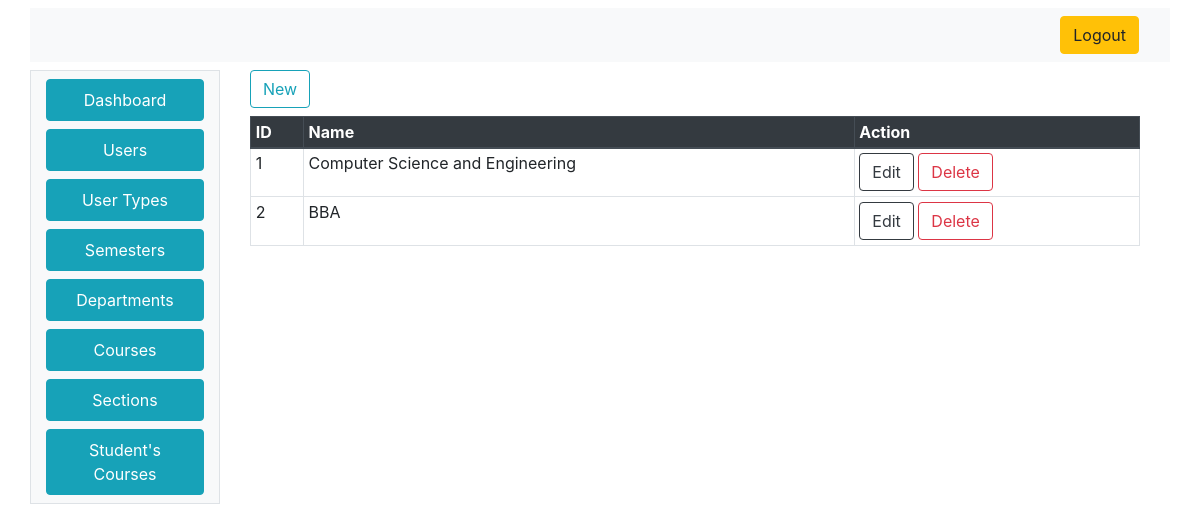
The app's page /admin/departments.php with its own data.
### tables this page shows
CREATE TABLE `department` (
  `DepartmentID` int(11) NOT NULL,
  `DepartmentName` varchar(250) NOT NULL
);

### index_model.php (called while the page is built, shortened)
<?php
class IndexModel
{
	public $con;
	public function IndexModel()
	{
		$this->host = "localhost:3306";
		$this->user = "root";
		$this->pass = "";
		$this->dbname = "ams";
		$this->con =  new mysqli($this->host, $this->user, $this->pass, $this->dbname);
	}
	public function getAllDepartmentsInfo()
	{
		$q = "SELECT * FROM department";
		$r = mysqli_query($this->con, $q);
		if ($r == false) {
			return 0;
		} else {
			return $r;
		}
	}
}

### admin/departments.php (the view, shortened to what this page needs)
<html>
<head>
  <link rel="stylesheet" href="css.css">
  <link rel="stylesheet" href="https://stackpath.bootstrapcdn.com/bootstrap/4.4.1/css/bootstrap.min.css">
</head>
<body>
  <div class="container mt-2">
    <div class="row">
      <div class="col-12 mb-2 bg-light">
        <nav class="navbar navbar-expand-lg navbar-light bg-light justify-content-end">
          <a class="btn btn-warning ml-2" href="../logout.php"><i class="fa fa-sign-out" aria-hidden="true"></i>
            Logout
          </a>
        </nav>
      </div>
      <div class="col-2 bg-light border">
        <nav class=" d-none d-md-block bg-light sidebar">
          <?php
          require_once('sidebar.php');
          ?>
        </nav>
      </div>
      <div class="col-10 bg-transparent">
        <div class="container-fluid container-responsive">
          <a href="new_department.php" class="btn btn-outline-info mb-2"> New</a>
          <div class="table-responsive">
            <table class="table  table-sm table-hover table-bordered">
              <thead class="thead-dark">
                <tr>
                  <th scope="col">ID</th>
                  <th scope="col">Name</th>
                  <th scope="col">Action</th>
                </tr>
              </thead>
              <tbody>
                <?php
                require_once('../index_model.php');
                $indObj = new IndexModel();
                $rs = $indObj->getAllDepartmentsInfo();
                while ($d = mysqli_fetch_assoc($rs)) {
                  echo $str = "<tr><td>" . $d["DepartmentID"] . "</td><td>" . $d["DepartmentName"] . "</td>
                    <td>
                      <a href='edit_department.php?DepartmentID=" . $d["DepartmentID"] . "&DepartmentName=" . $d["DepartmentName"] . "' class='btn btn-outline-dark'>Edit</a>
                      <a href='delete_department.php?DepartmentID=" . $d["DepartmentID"] . "' class='btn btn-outline-danger'>Delete</a>
                    </td>
                  </tr>";
                }
                ?>
              </tbody>
            </table>
          </div>
        </div>
      </div>
    </div>
  </div>
</body>
</html>

### records on screen
department: DepartmentID "1", DepartmentName "Computer Science and Engineering"
department: DepartmentID "2", DepartmentName "BBA"
